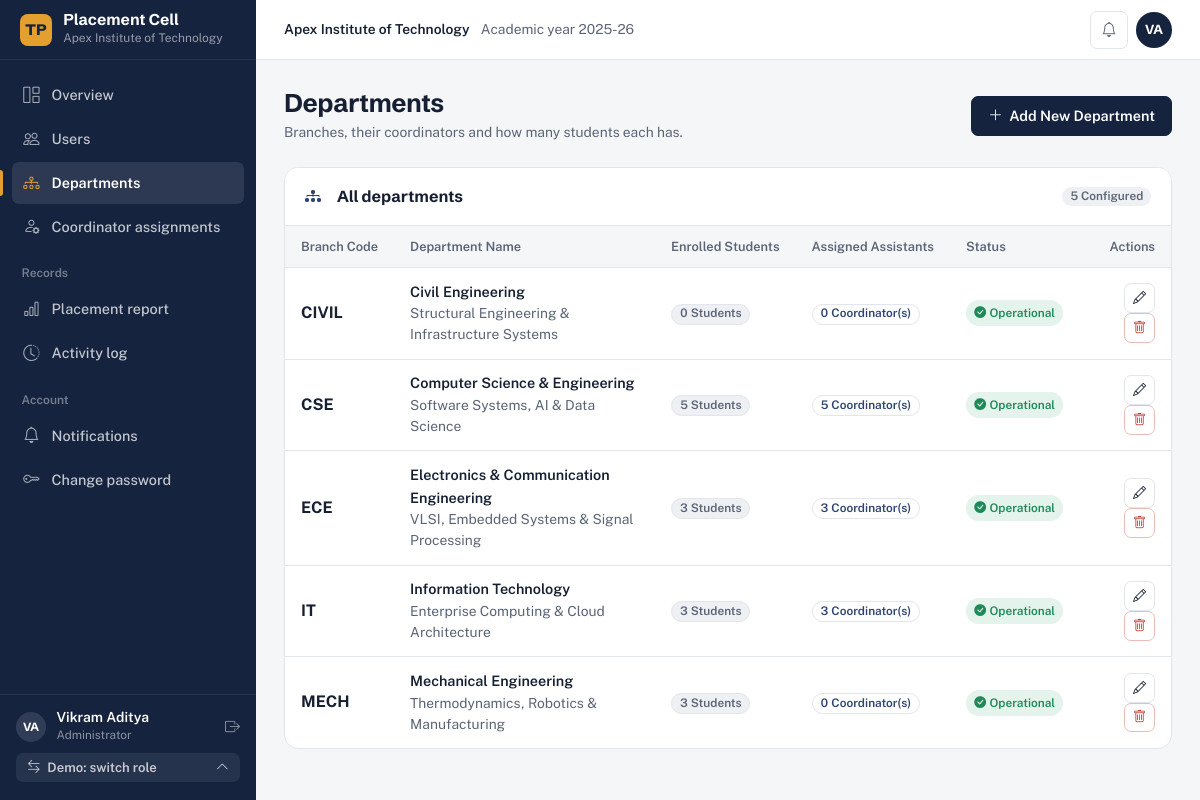
The app's page /admin-panel/departments/ (signed in) with its own data.
### apps/accounts/models.py (models this page shows, shortened)
class User(AbstractBaseUser, PermissionsMixin):
    email = models.EmailField(
        verbose_name='Email Address',
        max_length=255,
        unique=True,
        db_index=True
    )
    first_name = models.CharField(max_length=100)
    last_name = models.CharField(max_length=100)
    role = models.CharField(
        max_length=30,
        choices=UserRole.choices,
        default=UserRole.STUDENT,
        db_index=True
    )
    phone = models.CharField(max_length=20, blank=True, null=True)
    avatar = models.ImageField(upload_to='avatars/', blank=True, null=True)
    is_active = models.BooleanField(default=True)
    is_staff = models.BooleanField(default=False)
    date_joined = models.DateTimeField(default=timezone.now)
    objects = CustomUserManager()
    USERNAME_FIELD = 'email'
    REQUIRED_FIELDS = ['first_name', 'last_name']
    class Meta:
        verbose_name = 'User'
        verbose_name_plural = 'Users'
        ordering = ['-date_joined']
    def get_full_name(self):
        return f"{self.first_name} {self.last_name}".strip()
    @property
    def is_admin(self):
        return self.role == UserRole.ADMIN
    @property
    def is_student(self):
        return self.role == UserRole.STUDENT
    def get_dashboard_url(self):
        if self.role == UserRole.ADMIN:
            return reverse('admin_panel:dashboard')
        elif self.role == UserRole.PRINCIPAL:
            return reverse('principal_panel:dashboard')
        elif self.role == UserRole.TNP_OFFICER:
            return reverse('tpo_panel:dashboard')
        elif self.role == UserRole.TNP_ASSISTANT:
            return reverse('assistant_panel:dashboard')
        elif self.role == UserRole.STUDENT:
            return reverse('student_panel:dashboard')
        return reverse('core:landing')

### apps/departments/models.py (models this page shows, shortened)
class Department(models.Model):
    code = models.CharField(
        max_length=20,
        unique=True,
        db_index=True,
        help_text="Standard department code (e.g., CSE, IT, ECE, MECH, CIVIL)"
    )
    name = models.CharField(
        max_length=150,
        unique=True,
        help_text="Full department name (e.g., Computer Science and Engineering)"
    )
    description = models.TextField(blank=True, null=True)
    is_active = models.BooleanField(default=True)
    created_at = models.DateTimeField(default=timezone.now)
    updated_at = models.DateTimeField(auto_now=True)
    class Meta:
        verbose_name = "Department"
        verbose_name_plural = "Departments"
        ordering = ['code']

### apps/accounts/admin_views.py (the view)
# urls.py: path('departments/', admin_views.departments_list_view, name='departments'),
@admin_required
def departments_list_view(request):
    departments = Department.objects.annotate(
        students_total=Count('students'),
        assistants_total=Count('assigned_assistants')
    ).order_by('code')
    return render(request, 'admin_panel/departments_list.html', {
        'departments': departments,
        'active_nav': 'departments'
    })

### apps/core/context_processors.py (called while the page is built)
def unread_notifications_for(user):
    from django.db.models import Q
    from apps.notifications.models import Notification
    return (
        Notification.objects.filter(Q(recipient=user, is_read=False) | Q(recipient__isnull=True, target_role=user.role))
        .exclude(read_by=user)
    )

def tpms_global_context(request):
    unread = 0
    if request.user.is_authenticated:
        try:
            unread = unread_notifications_for(request.user).count()
        except Exception:
            unread = 0
    return {
        'INSTITUTE_NAME': settings.INSTITUTE_NAME,
        'INSTITUTE_SHORT_NAME': settings.INSTITUTE_SHORT_NAME,
        'SYSTEM_NAME': 'Training & Placement Cell',
        'CURRENT_ACADEMIC_YEAR': settings.CURRENT_ACADEMIC_YEAR,
        'UNREAD_NOTIFICATIONS_COUNT': unread,
        'DEMO_MODE': settings.DEMO_MODE,
    }

### templates/admin_panel/departments_list.html (shortened to what this page needs)
{% extends 'base/dashboard_base.html' %}
{% block content %}
<div class="d-flex justify-content-between align-items-center mb-4">
  <div>
    <h1 class="page-title">Departments</h1>
    <p class="text-muted small mb-0">Branches, their coordinators and how many students each has.</p>
  </div>
  <a href="{% url 'admin_panel:department_create' %}" class="btn-tpms-primary">
    <i class="bi bi-plus-lg"></i> Add New Department
  </a>
</div>
<div class="tpms-card">
  <div class="tpms-card-header">
    <span class="tpms-card-title"><i class="bi bi-diagram-3-fill me-2 text-primary"></i> All departments</span>
    <span class="badge bg-light text-dark">{{ departments|length }} Configured</span>
  </div>
  <div class="tpms-card-body p-0">
    <div class="tpms-table-container border-0">
      <table class="tpms-table">
        <thead>
          <tr>
            <th>Branch Code</th>
            <th>Department Name</th>
            <th>Enrolled Students</th>
            <th>Assigned Assistants</th>
            <th>Status</th>
            <th class="text-end">Actions</th>
          </tr>
        </thead>
        <tbody>
          {% for d in departments %}
            <tr>
              <td>
                <span class="fw-bold fs-6 text-dark">{{ d.code }}</span>
              </td>
              <td>
                <div class="fw-semibold text-dark">{{ d.name }}</div>
                {% if d.description %}<div class="text-muted small">{{ d.description|truncatechars:60 }}</div>{% endif %}
              </td>
              <td>
                <span class="badge bg-light text-dark border">{{ d.students_total }} Students</span>
              </td>
              <td>
                <span class="badge bg-indigo-subtle text-primary border border-indigo-200">{{ d.assistants_total }} Coordinator(s)</span>
              </td>
              <td>
                {% if d.is_active %}
                  <span class="badge-tpms badge-success-subtle"><i class="bi bi-check-circle-fill"></i> Operational</span>
                {% else %}
                  <span class="badge-tpms badge-danger-subtle"><i class="bi bi-x-circle-fill"></i> Inactive</span>
                {% endif %}
              </td>
              <td class="text-end">
                <a href="{% url 'admin_panel:department_edit' d.id %}" class="btn btn-sm btn-light border py-1 px-2" title="Edit Department">
                  <i class="bi bi-pencil"></i>
                </a>
                <button type="button" class="btn btn-sm btn-outline-danger py-1 px-2 ms-1" data-bs-toggle="modal" data-bs-target="#deleteDeptModal{{ d.id }}" title="Delete Department">
                  <i class="bi bi-trash"></i>
                </button>
              </td>
            </tr>
          {% empty %}
            <tr>
              <td colspan="6" class="text-center py-4 text-muted">No academic departments added yet.</td>
            </tr>
          {% endfor %}
        </tbody>
      </table>
    </div>
  </div>
</div>
{% endblock %}

### templates/base/dashboard_base.html (shortened to what this page needs)
{% extends 'base/base.html' %}
{% block layout_content %}
<div class="dashboard-wrapper">
  <aside class="dashboard-sidebar" aria-label="Main navigation">
    <a href="{{ request.user.get_dashboard_url }}" class="sidebar-header">
      <div class="sidebar-brand-icon" aria-hidden="true">TP</div>
      <div>
        <div class="sidebar-brand-text">Placement Cell</div>
        <div class="sidebar-brand-subtitle">{{ INSTITUTE_NAME }}</div>
      </div>
    </a>
    <nav class="sidebar-menu">
      {% if request.user.is_admin %}
        <a href="{% url 'admin_panel:dashboard' %}" class="nav-item-custom {% if active_nav == 'dashboard' %}active{% endif %}"><i class="bi bi-grid-1x2"></i> Overview</a>
        <a href="{% url 'admin_panel:users' %}" class="nav-item-custom {% if active_nav == 'users' %}active{% endif %}"><i class="bi bi-people"></i> Users</a>
        <a href="{% url 'admin_panel:departments' %}" class="nav-item-custom {% if active_nav == 'departments' %}active{% endif %}"><i class="bi bi-diagram-3"></i> Departments</a>
        <a href="{% url 'admin_panel:assistant_assignments' %}" class="nav-item-custom {% if active_nav == 'assignments' %}active{% endif %}"><i class="bi bi-person-gear"></i> Coordinator assignments</a>
        <div class="sidebar-section-title">Records</div>
        <a href="{% url 'analytics:placement_stats' %}" class="nav-item-custom {% if active_nav == 'analytics' %}active{% endif %}"><i class="bi bi-bar-chart"></i> Placement report</a>
        <a href="{% url 'admin_panel:audit_logs' %}" class="nav-item-custom {% if active_nav == 'audit' %}active{% endif %}"><i class="bi bi-clock-history"></i> Activity log</a>
      {% endif %}
      <div class="sidebar-section-title">Account</div>
      <a href="{% url 'accounts:notifications' %}" class="nav-item-custom {% if active_nav == 'notifications' %}active{% endif %}">
        <i class="bi bi-bell"></i> Notifications
      </a>
      <a href="{% url 'accounts:change_password' %}" class="nav-item-custom {% if active_nav == 'change_password' %}active{% endif %}"><i class="bi bi-key"></i> Change password</a>
    </nav>
    <div class="sidebar-footer">
      <div class="sidebar-user mb-2">
        <div class="avatar avatar-sm">{{ request.user.first_name|slice:":1" }}{{ request.user.last_name|slice:":1" }}</div>
        <div class="min-w-0">
          <div class="sidebar-user-name">{{ request.user.get_full_name }}</div>
          <div class="sidebar-user-email" title="{{ request.user.email }}">{{ request.user.get_role_display }}</div>
        </div>
        <a href="{% url 'accounts:logout' %}" class="ms-auto text-white-50" title="Sign out" aria-label="Sign out"><i class="bi bi-box-arrow-right"></i></a>
      </div>
      {% if DEMO_MODE %}
      <div class="dropup">
        <button class="btn btn-sm w-100 justify-content-between" style="background:rgba(255,255,255,.07);color:rgba(255,255,255,.75);border:0" data-bs-toggle="dropdown" aria-expanded="false">
          <span><i class="bi bi-arrow-left-right me-1"></i> Demo: switch role</span><i class="bi bi-chevron-up"></i>
        </button>
      </div>
      {% endif %}
    </div>
  </aside>
  <div class="dashboard-main">
    <header class="dashboard-topbar">
      <div class="d-flex align-items-center gap-2">
        <div class="topbar-context d-none d-lg-block"><strong>{{ INSTITUTE_NAME }}</strong> <span class="ms-2">Academic year {{ CURRENT_ACADEMIC_YEAR }}</span></div>
      </div>
      <div class="d-flex align-items-center gap-2">
        <a href="{% url 'accounts:notifications' %}" class="icon-btn" title="Notifications" aria-label="Notifications{% if UNREAD_NOTIFICATIONS_COUNT %}, {{ UNREAD_NOTIFICATIONS_COUNT }} unread{% endif %}">
          <i class="bi bi-bell"></i>{% if UNREAD_NOTIFICATIONS_COUNT %}<span class="dot"></span>{% endif %}
        </a>
        <div class="dropdown">
          <button class="btn p-0 border-0 d-flex align-items-center gap-2" data-bs-toggle="dropdown" aria-expanded="false" aria-label="Account menu">
            <span class="avatar">{{ request.user.first_name|slice:":1" }}{{ request.user.last_name|slice:":1" }}</span>
          </button>
        </div>
      </div>
    </header>
    <main class="dashboard-content" id="main" tabindex="-1">
      {% block content %}{% endblock %}
    </main>
  </div>
</div>
{% endblock %}

### records on screen
User: user.first_name "V", user.last_name "A", user.get_full_name "Vikram Aditya", user.role "Administrator"
Department: code "CIVIL", name "Civil Engineering", description "Structural Engineering & Infrastructure Systems", students_total "0", assistants_total "0", is_active True (drawn)
Department: code "CSE", name "Computer Science & Engineering", description "Software Systems, AI & Data Science", students_total "5", assistants_total "5", is_active True (drawn)
Department: code "ECE", name "Electronics & Communication Engineering", description "VLSI, Embedded Systems & Signal Processing", students_total "3", assistants_total "3", is_active True (drawn)
Department: code "IT", name "Information Technology", description "Enterprise Computing & Cloud Architecture", students_total "3", assistants_total "3", is_active True (drawn)
Department: code "MECH", name "Mechanical Engineering", description "Thermodynamics, Robotics & Manufacturing", students_total "3", assistants_total "0", is_active True (drawn)

### other values on screen
{{ INSTITUTE_NAME }} "Apex Institute of Technology"
{{ CURRENT_ACADEMIC_YEAR }} "2025-26"
{{ departments|length }} "5"
